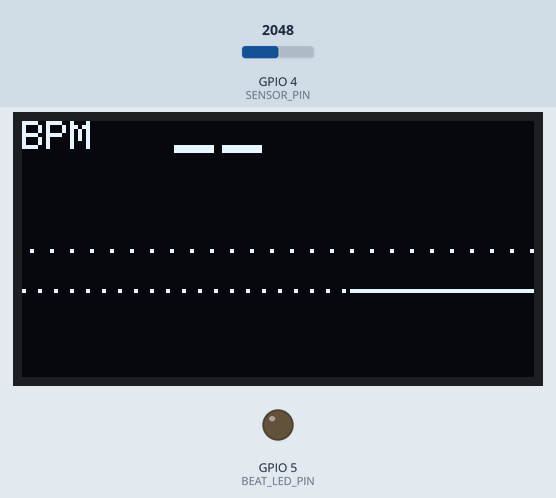
The program below on a simulated ESP32-C3. On the bench: 128×64 one-colour display, output pins drawn as LEDs (lit = HIGH). Inputs (shaded band) come from the test bench; at power-on: GPIO 4 (SENSOR_PIN) = 2048 (analog values on the 0–4095 scale). What the program prints to the serial monitor is not drawn.

Above: at 1.2 s.
1.3 s: GPIO 4 (SENSOR_PIN) set to 2866
At 1.93 s:
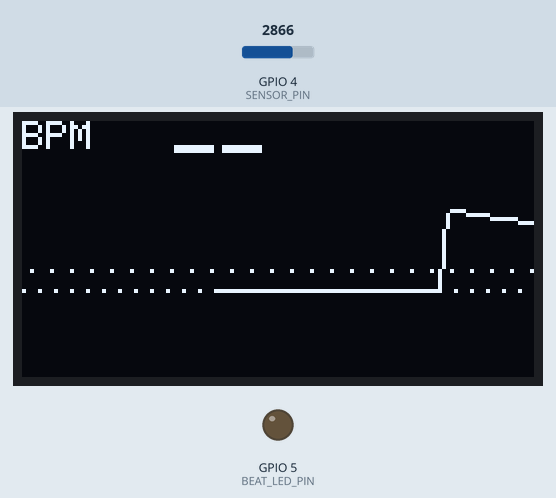
3.2 s: GPIO 4 (SENSOR_PIN) set to 3603
At 3.43 s:
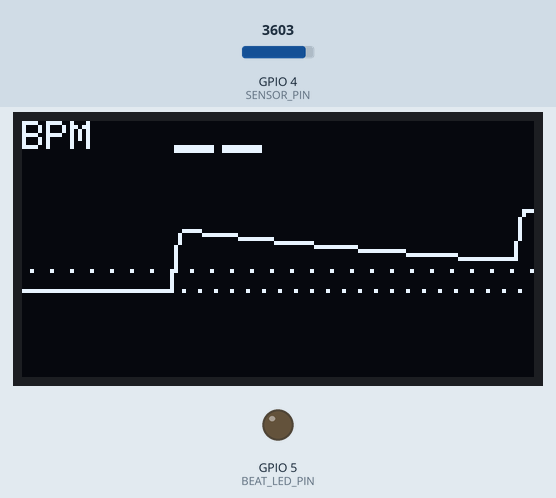
4.8 s: GPIO 4 (SENSOR_PIN) set to 4095
At 5.18 s:
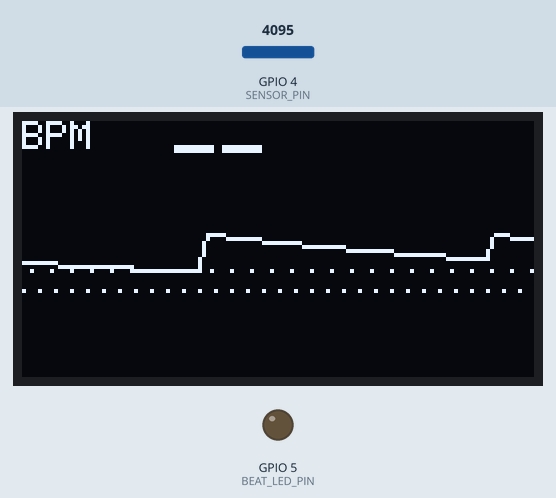
Timing chart, 0 to 7.8 s (numbered marks = the images above; inputs shaded):
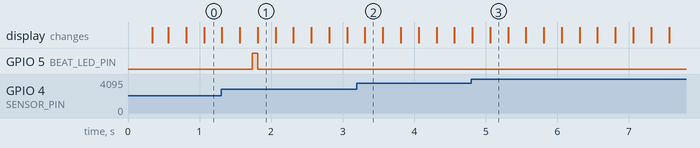

The program:

main.cpp
```cpp
#include <Arduino.h>
#include <Wire.h>
#include <Adafruit_SSD1306.h>

// Connect the HW-827 analog output (AO/S) to GPIO4 and share GND.
constexpr uint8_t SENSOR_PIN = 4;
constexpr uint8_t BEAT_LED_PIN = 5;
// Connect the SSD1306 OLED SDA to GPIO6 and SCL to GPIO7.
constexpr uint8_t OLED_SDA_PIN = 6;
constexpr uint8_t OLED_SCL_PIN = 7;
constexpr uint8_t OLED_ADDRESS = 0x3C;
constexpr uint8_t OLED_WIDTH = 128;
constexpr uint8_t OLED_HEIGHT = 64;
constexpr uint32_t OLED_REFRESH_INTERVAL_MS = 250;
constexpr uint32_t BEAT_LED_FLASH_MS = 60;
constexpr uint32_t SAMPLE_INTERVAL_MS = 5;
constexpr uint32_t REPORT_INTERVAL_MS = 50;
constexpr uint32_t REFRACTORY_PERIOD_MS = 300;
constexpr uint32_t STALE_PULSE_MS = 2500;
constexpr uint8_t BEAT_INTERVAL_WINDOW = 7;
constexpr int MIN_PULSE_THRESHOLD = 12;
constexpr float BASELINE_ALPHA = 0.002f;
constexpr float SIGNAL_ALPHA = 0.35f;
constexpr float ENVELOPE_ALPHA = 0.01f;
constexpr float THRESHOLD_FRACTION = 0.5f;
constexpr uint8_t GRAPH_SAMPLE_DIVIDER = 4;

Adafruit_SSD1306 display(OLED_WIDTH, OLED_HEIGHT, &Wire, -1);
bool oledReady = false;
portMUX_TYPE displayStateMux = portMUX_INITIALIZER_UNLOCKED;
int16_t graphSamples[OLED_WIDTH] = {};
uint8_t graphWriteIndex = 0;
uint8_t graphSampleCount = 0;
uint8_t samplesUntilGraphPoint = GRAPH_SAMPLE_DIVIDER;

float baseline = 0.0f;
float filteredSignal = 0.0f;
float signalEnvelope = 0.0f;
bool baselineInitialized = false;
bool signalAboveThreshold = false;
bool trackingBeatPeak = false;
int beatPeakValue = 0;
uint32_t beatPeakMs = 0;
uint32_t lastSampleMs = 0;
uint32_t lastReportMs = 0;
uint32_t lastBeatMs = 0;
uint32_t ledOffAtMs = 0;
uint32_t beatIntervals[BEAT_INTERVAL_WINDOW] = {};
uint8_t beatIntervalCount = 0;
uint8_t nextInterval = 0;
int latestRaw = 0;
int latestSignal = 0;
int currentBpm = 0;

int pulseThreshold() {
  return max(MIN_PULSE_THRESHOLD,
             static_cast<int>(signalEnvelope * THRESHOLD_FRACTION));
}

void recordGraphSample() {
  portENTER_CRITICAL(&displayStateMux);
  graphSamples[graphWriteIndex] = static_cast<int16_t>(filteredSignal);
  graphWriteIndex = (graphWriteIndex + 1) % OLED_WIDTH;
  if (graphSampleCount < OLED_WIDTH) {
    ++graphSampleCount;
  }
  portEXIT_CRITICAL(&displayStateMux);
}

void drawOled() {
  if (!oledReady) {
    return;
  }

  int16_t samples[OLED_WIDTH];
  uint8_t writeIndex;
  uint8_t sampleCount;
  float envelope;
  int bpm;
  portENTER_CRITICAL(&displayStateMux);
  for (uint8_t i = 0; i < OLED_WIDTH; ++i) {
    samples[i] = graphSamples[i];
  }
  writeIndex = graphWriteIndex;
  sampleCount = graphSampleCount;
  envelope = signalEnvelope;
  bpm = currentBpm;
  portEXIT_CRITICAL(&displayStateMux);

  display.clearDisplay();
  display.setTextColor(SSD1306_WHITE);
  display.setTextSize(1);
  display.setCursor(0, 0);
  display.print("BPM");
  display.setTextSize(2);
  display.setCursor(38, 0);
  if (bpm > 0) {
    display.print(bpm);
  } else {
    display.print("--");
  }

  constexpr int graphTop = 22;
  constexpr int graphBottom = OLED_HEIGHT - 1;
  constexpr int graphCenter = (graphTop + graphBottom) / 2;
  constexpr int graphAmplitude = (graphBottom - graphTop) / 2;
  float graphRange = envelope * 1.8f;
  if (graphRange < MIN_PULSE_THRESHOLD * 2) {
    graphRange = MIN_PULSE_THRESHOLD * 2;
  }

  for (int x = 0; x < OLED_WIDTH; x += 4) {
    display.drawPixel(x, graphCenter, SSD1306_WHITE);
  }

  const int threshold = max(MIN_PULSE_THRESHOLD,
                            static_cast<int>(envelope * THRESHOLD_FRACTION));
  int thresholdY = graphCenter - static_cast<int>(threshold * graphAmplitude / graphRange);
  if (thresholdY < graphTop) {
    thresholdY = graphTop;
  }
  for (int x = 2; x < OLED_WIDTH; x += 5) {
    display.drawPixel(x, thresholdY, SSD1306_WHITE);
  }

  const uint8_t firstIndex =
        (writeIndex + OLED_WIDTH - sampleCount) % OLED_WIDTH;
      const uint8_t firstX = OLED_WIDTH - sampleCount;
  int previousX = 0;
  int previousY = graphCenter;
  for (uint8_t i = 0; i < sampleCount; ++i) {
    const int x = firstX + i;
    const uint8_t sampleIndex = (firstIndex + i) % OLED_WIDTH;
    int y = graphCenter -
            static_cast<int>(samples[sampleIndex] * graphAmplitude / graphRange);
    if (y < graphTop) {
      y = graphTop;
    } else if (y > graphBottom) {
      y = graphBottom;
    }
    if (i > 0) {
      display.drawLine(previousX, previousY, x, y, SSD1306_WHITE);
    } else {
      display.drawPixel(x, y, SSD1306_WHITE);
    }
    previousX = x;
    previousY = y;
  }

  display.display();
}

void oledDisplayTask(void*) {
  TickType_t lastWakeTime = xTaskGetTickCount();
  for (;;) {
    vTaskDelayUntil(&lastWakeTime, pdMS_TO_TICKS(OLED_REFRESH_INTERVAL_MS));
    drawOled();
  }
}

uint32_t medianBeatInterval() {
  if (beatIntervalCount == 0) {
    return 0;
  }

  uint32_t sortedIntervals[BEAT_INTERVAL_WINDOW];
  for (uint8_t i = 0; i < beatIntervalCount; ++i) {
    sortedIntervals[i] = beatIntervals[i];
  }

  for (uint8_t i = 1; i < beatIntervalCount; ++i) {
    const uint32_t value = sortedIntervals[i];
    uint8_t position = i;
    while (position > 0 && sortedIntervals[position - 1] > value) {
      sortedIntervals[position] = sortedIntervals[position - 1];
      --position;
    }
    sortedIntervals[position] = value;
  }

  const uint8_t middle = beatIntervalCount / 2;
  if (beatIntervalCount % 2 == 0) {
    return (sortedIntervals[middle - 1] + sortedIntervals[middle]) / 2;
  }
  return sortedIntervals[middle];
}

void processDetectedBeat(uint32_t beatTime, uint32_t detectionTime) {
  if (lastBeatMs != 0) {
    const uint32_t interval = beatTime - lastBeatMs;
    if (interval >= 300 && interval <= 2000) {
      const uint32_t previousMedian = medianBeatInterval();
      const uint32_t tolerance = max(250UL, previousMedian * 40UL / 100UL);
      const bool isConsistent = beatIntervalCount < 3 ||
          (interval + tolerance >= previousMedian && interval <= previousMedian + tolerance);

      if (isConsistent) {
        beatIntervals[nextInterval] = interval;
        nextInterval = (nextInterval + 1) % BEAT_INTERVAL_WINDOW;
        if (beatIntervalCount < BEAT_INTERVAL_WINDOW) {
          ++beatIntervalCount;
        }
        const uint32_t medianInterval = medianBeatInterval();
        if (medianInterval > 0) {
          portENTER_CRITICAL(&displayStateMux);
          currentBpm = static_cast<int>(60000UL / medianInterval);
          portEXIT_CRITICAL(&displayStateMux);
        }
      }
    }
  }

  lastBeatMs = beatTime;
  digitalWrite(BEAT_LED_PIN, HIGH);
  ledOffAtMs = detectionTime + BEAT_LED_FLASH_MS;
  Serial.print("Beat detected");
  if (currentBpm > 0) {
    Serial.print(" | BPM: ");
    Serial.println(currentBpm);
  } else {
    Serial.println(" | BPM: calculating");
  }
}

void setup() {
  Serial.begin(115200);
  analogReadResolution(12);
  pinMode(SENSOR_PIN, INPUT);
  pinMode(BEAT_LED_PIN, OUTPUT);
  digitalWrite(BEAT_LED_PIN, LOW);
  Wire.begin(OLED_SDA_PIN, OLED_SCL_PIN);
  Wire.setClock(400000);
  oledReady = display.begin(SSD1306_SWITCHCAPVCC, OLED_ADDRESS);
  Serial.println("HW-827 pulse monitor: GPIO4 analog input");
  Serial.println("Beat LED: GPIO5");
  Serial.println(oledReady ? "SSD1306 OLED ready on GPIO6/7" : "SSD1306 OLED not found");
  if (oledReady && xTaskCreate(oledDisplayTask, "oled-display", 4096, nullptr, 1, nullptr) != pdPASS) {
    Serial.println("OLED refresh task could not start");
  }
  Serial.println("Plot Signal, Threshold, and BPM with Arduino Serial Plotter.");
}
void loop() {
  const uint32_t now = millis();
  if (ledOffAtMs != 0 && static_cast<int32_t>(now - ledOffAtMs) >= 0) {
    digitalWrite(BEAT_LED_PIN, LOW);
    ledOffAtMs = 0;
  }

  if (now - lastSampleMs >= SAMPLE_INTERVAL_MS) {
    lastSampleMs = now;
    latestRaw = analogRead(SENSOR_PIN);

    if (!baselineInitialized) {
      baseline = static_cast<float>(latestRaw);
      baselineInitialized = true;
    } else {
      baseline += BASELINE_ALPHA * (static_cast<float>(latestRaw) - baseline);
    }

    latestSignal = latestRaw - static_cast<int>(baseline);
    filteredSignal += SIGNAL_ALPHA * (static_cast<float>(latestSignal) - filteredSignal);
    portENTER_CRITICAL(&displayStateMux);
    signalEnvelope += ENVELOPE_ALPHA * (fabsf(filteredSignal) - signalEnvelope);
    portEXIT_CRITICAL(&displayStateMux);
    const int threshold = pulseThreshold();
    const int filteredValue = static_cast<int>(filteredSignal);

    if (--samplesUntilGraphPoint == 0) {
      recordGraphSample();
      samplesUntilGraphPoint = GRAPH_SAMPLE_DIVIDER;
    }

    if (filteredValue >= threshold && !signalAboveThreshold) {
      signalAboveThreshold = true;
      trackingBeatPeak = true;
      beatPeakValue = filteredValue;
      beatPeakMs = now;
    }

    if (trackingBeatPeak) {
      if (filteredValue > beatPeakValue) {
        beatPeakValue = filteredValue;
        beatPeakMs = now;
      } else {
        const int peakDrop = max(3, beatPeakValue / 8);
        if (beatPeakValue - filteredValue >= peakDrop) {
          trackingBeatPeak = false;
          if (beatPeakMs - lastBeatMs >= REFRACTORY_PERIOD_MS) {
            processDetectedBeat(beatPeakMs, now);
          }
        }
      }
    }

    if (filteredValue < threshold / 2) {
      signalAboveThreshold = false;
    }
  }

  if (now - lastReportMs >= REPORT_INTERVAL_MS) {
    lastReportMs = now;
    if (lastBeatMs == 0 || now - lastBeatMs > STALE_PULSE_MS) {
      portENTER_CRITICAL(&displayStateMux);
      currentBpm = 0;
      portEXIT_CRITICAL(&displayStateMux);
    }

    const int threshold = pulseThreshold();
    Serial.print("Signal:");
    Serial.print(static_cast<int>(filteredSignal));
    Serial.print(" Threshold:");
    Serial.print(threshold);
    Serial.print(" BPM:");
    Serial.println(currentBpm);
  }

}
```

Measured:
- after the input at 1.3 s, GPIO 5 (BEAT_LED_PIN): LOW → HIGH after 0.44 s, → LOW 0.07 s later
